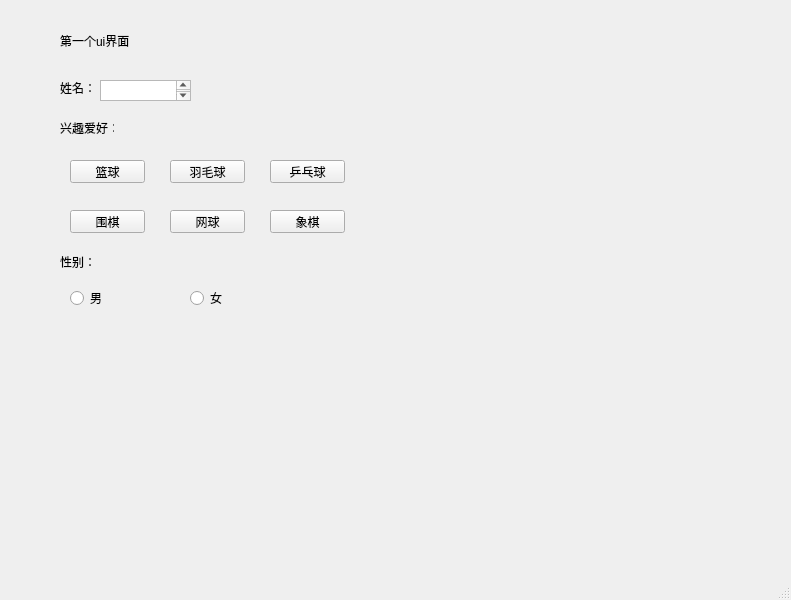
<?xml version="1.0" encoding="UTF-8"?>
<ui version="4.0">
 <class>MainWindow</class>
 <widget class="QMainWindow" name="MainWindow">
  <property name="geometry">
   <rect>
    <x>0</x>
    <y>0</y>
    <width>791</width>
    <height>600</height>
   </rect>
  </property>
  <property name="windowTitle">
   <string>MainWindow</string>
  </property>
  <widget class="QWidget" name="centralwidget">
   <widget class="QLabel" name="label">
    <property name="geometry">
     <rect>
      <x>60</x>
      <y>30</y>
      <width>81</width>
      <height>21</height>
     </rect>
    </property>
    <property name="text">
     <string>第一个ui界面</string>
    </property>
   </widget>
   <widget class="QPushButton" name="pushButton">
    <property name="geometry">
     <rect>
      <x>70</x>
      <y>160</y>
      <width>75</width>
      <height>23</height>
     </rect>
    </property>
    <property name="text">
     <string>篮球</string>
    </property>
   </widget>
   <widget class="QPushButton" name="pushButton_2">
    <property name="geometry">
     <rect>
      <x>170</x>
      <y>160</y>
      <width>75</width>
      <height>23</height>
     </rect>
    </property>
    <property name="text">
     <string>羽毛球</string>
    </property>
   </widget>
   <widget class="QPushButton" name="pushButton_3">
    <property name="geometry">
     <rect>
      <x>270</x>
      <y>160</y>
      <width>75</width>
      <height>23</height>
     </rect>
    </property>
    <property name="text">
     <string>乒乓球</string>
    </property>
   </widget>
   <widget class="QPushButton" name="pushButton_4">
    <property name="geometry">
     <rect>
      <x>70</x>
      <y>210</y>
      <width>75</width>
      <height>23</height>
     </rect>
    </property>
    <property name="text">
     <string>围棋</string>
    </property>
   </widget>
   <widget class="QPushButton" name="pushButton_5">
    <property name="geometry">
     <rect>
      <x>170</x>
      <y>210</y>
      <width>75</width>
      <height>23</height>
     </rect>
    </property>
    <property name="text">
     <string>网球</string>
    </property>
   </widget>
   <widget class="QPushButton" name="pushButton_6">
    <property name="geometry">
     <rect>
      <x>270</x>
      <y>210</y>
      <width>75</width>
      <height>23</height>
     </rect>
    </property>
    <property name="text">
     <string>象棋</string>
    </property>
   </widget>
   <widget class="QRadioButton" name="radioButton">
    <property name="geometry">
     <rect>
      <x>70</x>
      <y>290</y>
      <width>86</width>
      <height>16</height>
     </rect>
    </property>
    <property name="text">
     <string>男</string>
    </property>
   </widget>
   <widget class="QRadioButton" name="radioButton_2">
    <property name="geometry">
     <rect>
      <x>190</x>
      <y>290</y>
      <width>86</width>
      <height>16</height>
     </rect>
    </property>
    <property name="text">
     <string>女</string>
    </property>
   </widget>
   <widget class="QLabel" name="label_2">
    <property name="geometry">
     <rect>
      <x>60</x>
      <y>252</y>
      <width>54</width>
      <height>20</height>
     </rect>
    </property>
    <property name="text">
     <string>性别：</string>
    </property>
   </widget>
   <widget class="QLabel" name="label_3">
    <property name="geometry">
     <rect>
      <x>60</x>
      <y>120</y>
      <width>54</width>
      <height>16</height>
     </rect>
    </property>
    <property name="text">
     <string>兴趣爱好：</string>
    </property>
   </widget>
   <widget class="QWidget" name="horizontalLayoutWidget">
    <property name="geometry">
     <rect>
      <x>60</x>
      <y>150</y>
      <width>291</width>
      <height>41</height>
     </rect>
    </property>
    <layout class="QHBoxLayout" name="horizontalLayout"/>
   </widget>
   <widget class="QWidget" name="horizontalLayoutWidget_3">
    <property name="geometry">
     <rect>
      <x>60</x>
      <y>200</y>
      <width>291</width>
      <height>41</height>
     </rect>
    </property>
    <layout class="QHBoxLayout" name="horizontalLayout_3"/>
   </widget>
   <widget class="QTextEdit" name="textEdit">
    <property name="geometry">
     <rect>
      <x>100</x>
      <y>80</y>
      <width>91</width>
      <height>21</height>
     </rect>
    </property>
   </widget>
   <widget class="QLabel" name="label_4">
    <property name="geometry">
     <rect>
      <x>60</x>
      <y>80</y>
      <width>31</width>
      <height>16</height>
     </rect>
    </property>
    <property name="text">
     <string>姓名：</string>
    </property>
   </widget>
   <widget class="QWidget" name="verticalLayoutWidget_2">
    <property name="geometry">
     <rect>
      <x>40</x>
      <y>10</y>
      <width>341</width>
      <height>341</height>
     </rect>
    </property>
    <layout class="QVBoxLayout" name="verticalLayout_2"/>
   </widget>
   <widget class="QWidget" name="horizontalLayoutWidget_2">
    <property name="geometry">
     <rect>
      <x>60</x>
      <y>280</y>
      <width>291</width>
      <height>31</height>
     </rect>
    </property>
    <layout class="QHBoxLayout" name="horizontalLayout_2"/>
   </widget>
   <widget class="QWidget" name="horizontalLayoutWidget_4">
    <property name="geometry">
     <rect>
      <x>50</x>
      <y>70</y>
      <width>291</width>
      <height>41</height>
     </rect>
    </property>
    <layout class="QHBoxLayout" name="horizontalLayout_4"/>
   </widget>
  </widget>
  <widget class="QMenuBar" name="menubar">
   <property name="geometry">
    <rect>
     <x>0</x>
     <y>0</y>
     <width>791</width>
     <height>22</height>
    </rect>
   </property>
  </widget>
  <widget class="QStatusBar" name="statusbar"/>
 </widget>
 <resources/>
 <connections/>
</ui>
